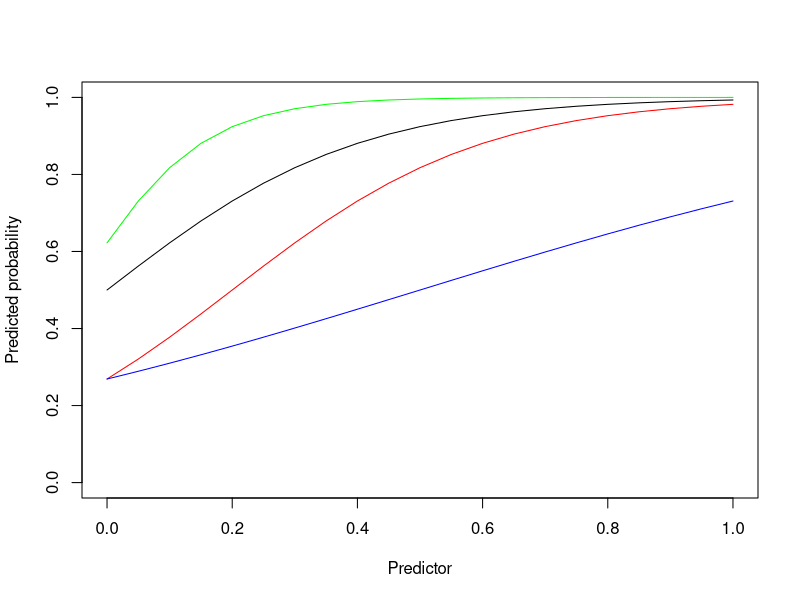
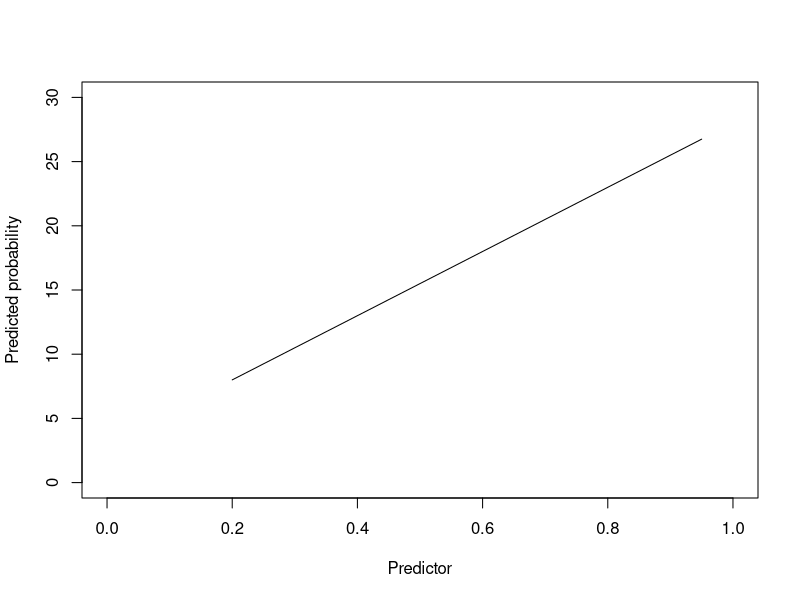
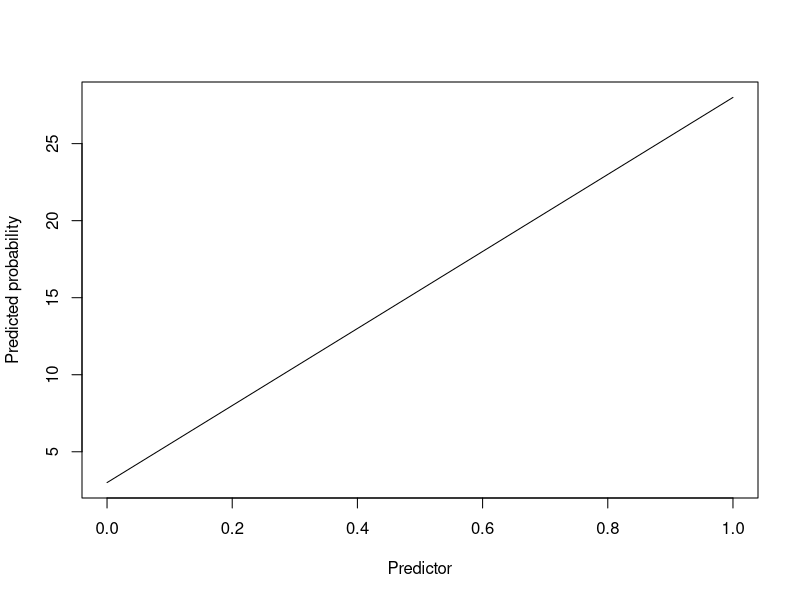
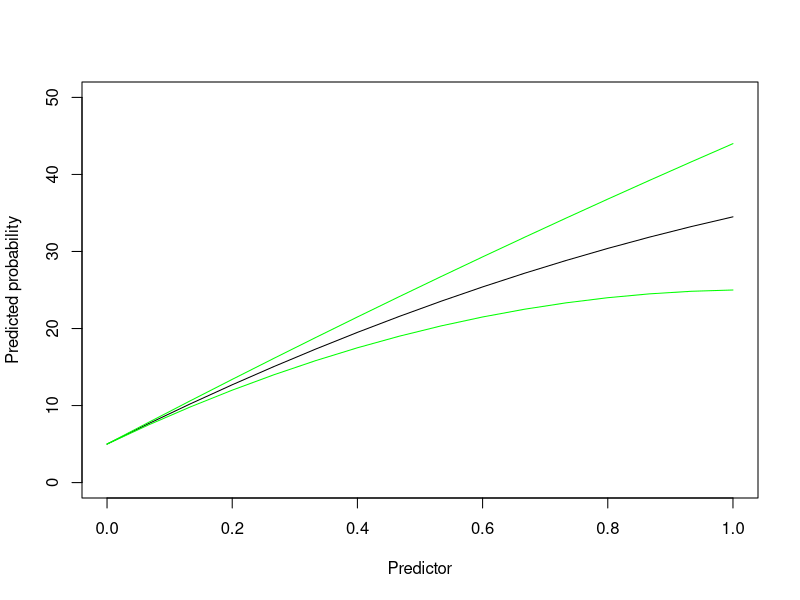
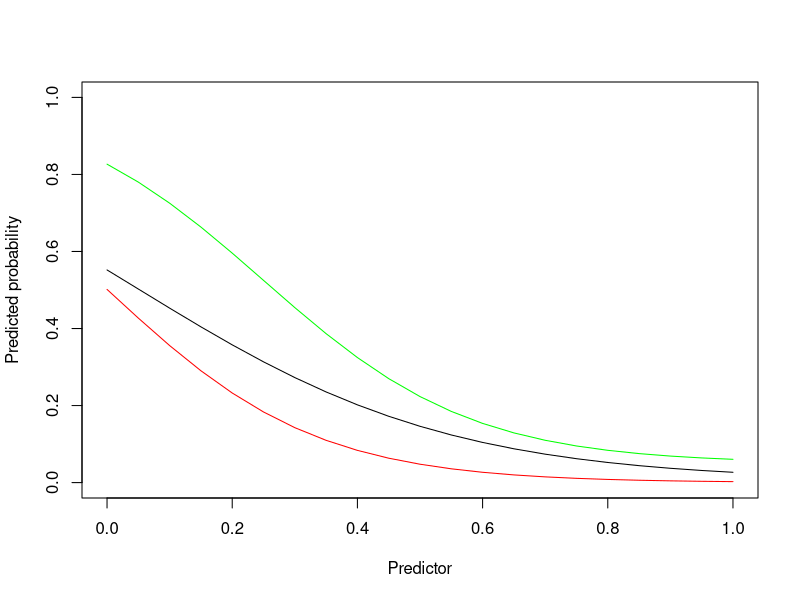

The R script that drew these images, in order:
#   Key relationships to consider when estimating the burden of rabies in Nigeria
#  Estimates of PEP seeking - pPEP likely increases with wealth i.e. lower poverty index (scales from 0-1)
poverty = seq(0,1,0.05)
prob = 1 / (1 + exp(poverty))

# p = 1 / (1 + e^−(β₀ + β₁x))
b0 <- 0  # intercept
b1 <- 5 # slope

# Apply inverse logit manually
pPEP_prob_seq <- 1 / (1 + exp(-(b0 + b1 * poverty)))

# Plot
plot(poverty, pPEP_prob_seq,  type = "l", ylim = c(0, 1), 
     xlab = "Predictor", ylab = "Predicted probability")

b0 <- -1; b1 <- 5 
pPEP_prob_seq <- 1 / (1 + exp(-(b0 + b1 * poverty)))
lines(poverty, pPEP_prob_seq,  col = "red")

b0 <- -1; b1 <- 2 
pPEP_prob_seq <- 1 / (1 + exp(-(b0 + b1 * poverty)))
lines(poverty, pPEP_prob_seq,  col = "blue")

b0 <- 0.5; b1 <- 10 # slope
pPEP_prob_seq <- 1 / (1 + exp(-(b0 + b1 * poverty)))
lines(poverty, pPEP_prob_seq,  col = "green")

###############################################################################
# Dog population - HDR increases with urban % and muslim % (more dogs per human in rural areas and non-muslim areas)
humans = seq(2000000,17000000, 1000000)
urban = seq(0.2,0.95,0.05)
muslim = seq(0, 1, length = 16)
hdr = seq(5,20,1)

# increases with % urban (more humans per dog in cities)
cu = 3
bu = 25
hdr = cu + urban * bu

plot(urban, hdr,  type = "l",  xlab = "Predictor", ylab = "Predicted probability", 
     xlim = c(0,1), ylim = c(0,30))

# decreases with % muslim
cm = 3; bm = 25
hdr = cm + muslim * bm

plot(muslim, hdr,  type = "l",  xlab = "Predictor", ylab = "Predicted probability", 
     xlim = c(0,1))

# Combined relationship - multiplicative
c = 0
bm = 25
bu = 25
bcomb = -15
hdr = c + (bm * muslim) + (bu * urban) + bcomb*(urban * muslim)

plot(muslim, hdr, ylim= c(0,50), 
     type = "l",  xlab = "Predictor", ylab = "Predicted probability", 
     xlim = c(0,1))

bcomb = -5
hdr = c + (bm * muslim) + (bu * urban) + bcomb*(urban * muslim)
lines(muslim, hdr,  col = "green")

bcomb = -25
hdr = c + (bm * muslim) + (bu * urban) + bcomb*(urban * muslim)
lines(muslim, hdr,  col = "green")


###############################################################################
# dog vaccination coverage - expect coverage to decline as poverty increases
# Inverse logistic (flipped sigmoid)
poverty = seq(0,1,0.05)
vc_decline = 4 # determines how steep the decline is
vc_slope_shift = 0.05 # determines where along x-axis decline starts
vc_int = 0.005 # minimum coverage (asymptote as poverty increases)

prob = vc_int + (1-vc_int) * (1-1/(1 + exp(-vc_decline*(poverty - vc_slope_shift))))

plot(poverty, prob, ylim= c(0,1), 
     type = "l",  xlab = "Predictor", ylab = "Predicted probability", 
     xlim = c(0,1))

vc_decline = 6 # 
vc_slope_shift = .25 # 
vc_int = 0.05 # 

prob = vc_int + (1-vc_int) * (1-1/(1 + exp(-vc_decline*(poverty - vc_slope_shift))))
lines(poverty, prob,  col = "green")

vc_decline = 6 # 
vc_slope_shift = .001 # 
vc_int = 0.0 # 

prob = vc_int + (1-vc_int) * (1-1/(1 + exp(-vc_decline*(poverty - vc_slope_shift))))
lines(poverty, prob,  col = "red")

 
